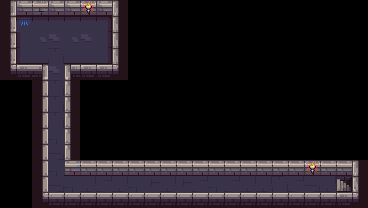

A level layout from a 2D game, rendered from its tile map. Below: a short description, then the map file with its tile-grid data intact:
An orthogonal 23x13 tile map with 16x16 px tiles, 1 tile layer (Tile Layer 1) and 5 objects (2x player_spawn, 2x skull_monster, level_exit).

<map version="1.10" tiledversion="1.10.2" orientation="orthogonal" renderorder="right-down" width="23" height="13" tilewidth="16" tileheight="16" infinite="0" nextlayerid="3" nextobjectid="8">
 <properties>
  <property name="subclass" value="level_dungeon" />
 </properties>
 <tileset firstgid="1" source="Dungeon_Tileset_v2.tsx" />
 <layer id="1" name="Tile Layer 1" width="23" height="13">
  <data encoding="csv">
1,2,3,2,2,84,2,6,0,0,0,0,0,0,0,0,0,0,0,0,0,0,0,
31,66,13,13,13,13,15,16,0,0,0,0,0,0,0,0,0,0,0,0,0,0,0,
31,22,23,24,23,24,25,16,0,0,0,0,0,0,0,0,0,0,0,0,0,0,0,
31,32,34,69,34,34,35,16,0,0,0,0,0,0,0,0,0,0,0,0,0,0,0,
41,45,72,24,71,45,45,46,0,0,0,0,0,0,0,0,0,0,0,0,0,0,0,
0,0,21,69,26,0,0,0,0,0,0,0,0,0,0,0,0,0,0,0,0,0,0,
0,0,21,69,26,0,0,0,0,0,0,0,0,0,0,0,0,0,0,0,0,0,0,
0,0,21,69,26,0,0,0,0,0,0,0,0,0,0,0,0,0,0,0,0,0,0,
0,0,21,60,26,0,0,0,0,0,0,0,0,0,0,0,0,0,0,0,0,0,0,
0,0,21,59,26,0,0,0,0,0,0,0,0,0,0,0,0,0,0,0,0,0,0,
0,0,21,60,55,4,4,4,4,4,4,4,4,4,4,4,4,4,4,84,4,4,6,
0,0,21,59,60,58,70,58,60,68,58,68,70,60,70,58,58,69,70,59,58,95,36,
0,0,41,43,43,43,43,43,43,43,43,43,43,43,43,43,43,43,43,43,43,45,46
</data>
 </layer>
 <objectgroup id="2" name="Object Layer 1">
  <object id="1" name="player_spawn" x="99.6667" y="40.6667">
   <point />
  </object>
  <object id="3" name="skull_monster" x="157" y="187.5">
   <point />
  </object>
  <object id="5" name="level_exit" x="345.155" y="187.063">
   <point />
  </object>
  <object id="6" name="skull_monster" x="57.5" y="142.5">
   <point />
  </object>
  <object id="7" name="player_spawn" x="240.5" y="182">
   <point />
  </object>
 </objectgroup>
</map>
